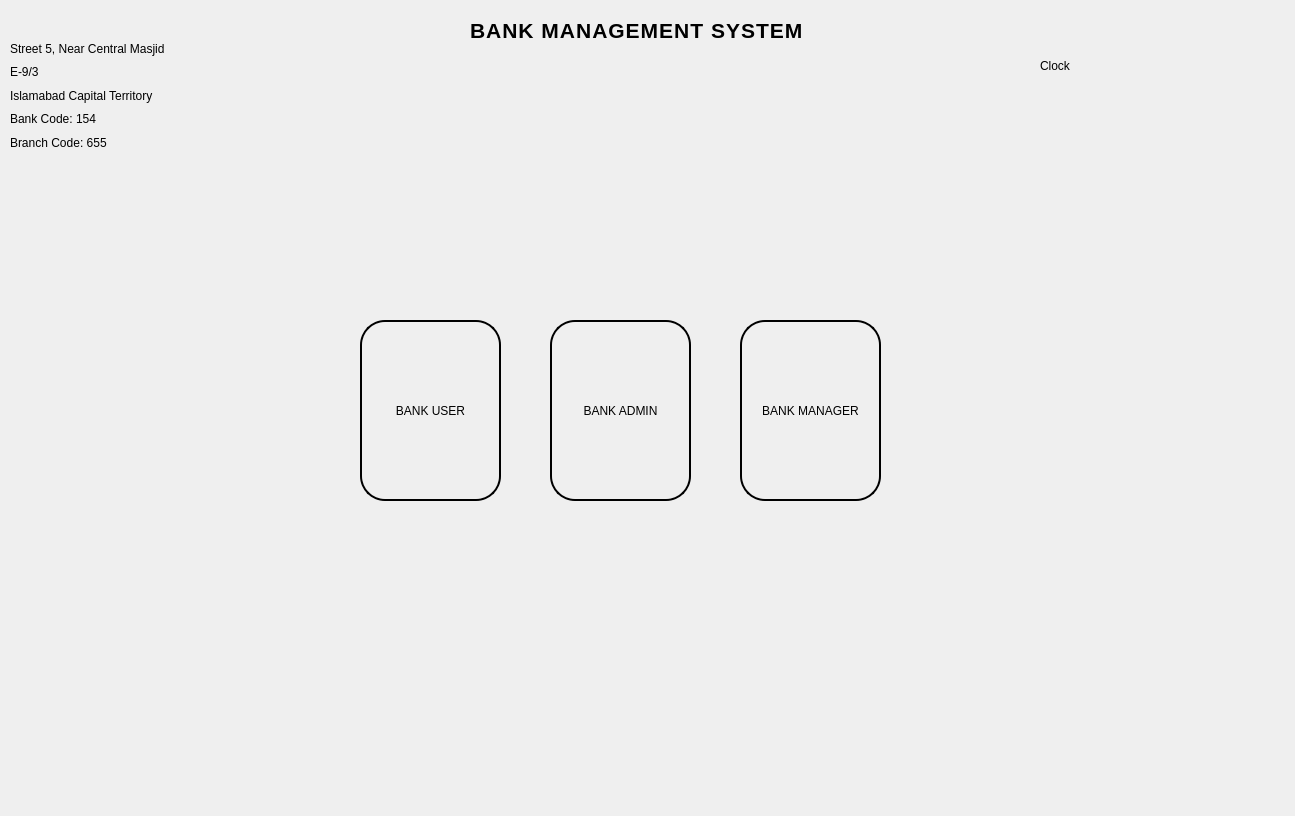
<?xml version="1.0" encoding="UTF-8"?>
<ui version="4.0">
 <class>StartDialoglogo</class>
 <widget class="QDialog" name="StartDialoglogo">
  <property name="geometry">
   <rect>
    <x>0</x>
    <y>0</y>
    <width>1295</width>
    <height>816</height>
   </rect>
  </property>
  <property name="windowTitle">
   <string>Dialog</string>
  </property>
  <widget class="QLabel" name="label_3">
   <property name="geometry">
    <rect>
     <x>470</x>
     <y>20</y>
     <width>371</width>
     <height>20</height>
    </rect>
   </property>
   <property name="styleSheet">
    <string notr="true">
color: rgb(0, 0, 0);
font-weight: bold;
font-size: 16pt;
font-family: &quot;Arial&quot;, sans-serif;
text-transform: uppercase;
letter-spacing: 1px;
</string>
   </property>
   <property name="text">
    <string>BANK MANAGEMENT SYSTEM</string>
   </property>
  </widget>
  <widget class="QWidget" name="widgetborder" native="true">
   <property name="geometry">
    <rect>
     <x>290</x>
     <y>180</y>
     <width>661</width>
     <height>451</height>
    </rect>
   </property>
   <property name="styleSheet">
    <string notr="true">#widgetborder{
border-image: url(:/images/border 1.png);
}
</string>
   </property>
   <widget class="QPushButton" name="UserLogin">
    <property name="geometry">
     <rect>
      <x>70</x>
      <y>140</y>
      <width>141</width>
      <height>181</height>
     </rect>
    </property>
    <property name="styleSheet">
     <string notr="true">#UserLogin{
border-radius: 25px;
background-color: transparent;
font: 700 bold 11pt &quot;Arial&quot;;
border: 2px solid black;
}


#UserLogin:hover{

background-color:rgb(85, 170, 255);
}

#UserLogin:pressed{
	background-color: rgb(0, 85, 255);

}</string>
    </property>
    <property name="text">
     <string>BANK USER</string>
    </property>
   </widget>
   <widget class="QPushButton" name="ManagerLogin">
    <property name="geometry">
     <rect>
      <x>260</x>
      <y>140</y>
      <width>141</width>
      <height>181</height>
     </rect>
    </property>
    <property name="styleSheet">
     <string notr="true">#ManagerLogin{
border-radius: 25px;
background-color: transparent;
font: 700 bold 11pt &quot;Arial&quot;;
border: 2px solid black;
}


#ManagerLogin:hover{

background-color:rgb(85, 170, 255);
}

#ManagerLogin:pressed{
	background-color: rgb(0, 85, 255);

}</string>
    </property>
    <property name="text">
     <string>BANK ADMIN</string>
    </property>
   </widget>
   <widget class="QPushButton" name="pushButtonManagerLogin">
    <property name="geometry">
     <rect>
      <x>450</x>
      <y>140</y>
      <width>141</width>
      <height>181</height>
     </rect>
    </property>
    <property name="styleSheet">
     <string notr="true">#pushButtonManagerLogin{
border-radius: 25px;
background-color: transparent;
font: 700 bold 11pt &quot;Arial&quot;;
border: 2px solid black;
}


#pushButtonManagerLogin:hover{

background-color:rgb(85, 170, 255);
}

#pushButtonManagerLogin:pressed{
	background-color: rgb(0, 85, 255);

}</string>
    </property>
    <property name="text">
     <string>BANK MANAGER</string>
    </property>
   </widget>
  </widget>
  <widget class="QWidget" name="widget" native="true">
   <property name="geometry">
    <rect>
     <x>0</x>
     <y>0</y>
     <width>221</width>
     <height>211</height>
    </rect>
   </property>
   <property name="styleSheet">
    <string notr="true">#widget{
	border-image: url(:/images/startdialog info border.png);
}
</string>
   </property>
   <widget class="QWidget" name="">
    <property name="geometry">
     <rect>
      <x>10</x>
      <y>40</y>
      <width>183</width>
      <height>111</height>
     </rect>
    </property>
    <layout class="QGridLayout" name="gridLayout">
     <item row="0" column="0">
      <widget class="QLabel" name="label_4">
       <property name="styleSheet">
        <string notr="true">font: 700 10pt &quot;Segoe UI&quot;;
color: rgb(0, 0, 0);</string>
       </property>
       <property name="text">
        <string>Street 5, Near Central Masjid </string>
       </property>
      </widget>
     </item>
     <item row="1" column="0">
      <widget class="QLabel" name="label_5">
       <property name="styleSheet">
        <string notr="true">font: 700 10pt &quot;Segoe UI&quot;;
color: rgb(0, 0, 0);</string>
       </property>
       <property name="text">
        <string>E-9/3 </string>
       </property>
      </widget>
     </item>
     <item row="2" column="0">
      <widget class="QLabel" name="label_6">
       <property name="styleSheet">
        <string notr="true">font: 700 10pt &quot;Segoe UI&quot;;
color: rgb(0, 0, 0);</string>
       </property>
       <property name="text">
        <string>Islamabad Capital Territory</string>
       </property>
      </widget>
     </item>
     <item row="3" column="0">
      <widget class="QLabel" name="label">
       <property name="styleSheet">
        <string notr="true">font: 700 10pt &quot;Segoe UI&quot;;
color: rgb(0, 0, 0);</string>
       </property>
       <property name="text">
        <string>Bank Code: 154</string>
       </property>
      </widget>
     </item>
     <item row="4" column="0">
      <widget class="QLabel" name="label_2">
       <property name="styleSheet">
        <string notr="true">font: 700 10pt &quot;Segoe UI&quot;;
color: rgb(0, 0, 0);</string>
       </property>
       <property name="text">
        <string>Branch Code: 655</string>
       </property>
      </widget>
     </item>
    </layout>
   </widget>
  </widget>
  <widget class="QLabel" name="DigitalClock">
   <property name="geometry">
    <rect>
     <x>1040</x>
     <y>20</y>
     <width>241</width>
     <height>91</height>
    </rect>
   </property>
   <property name="styleSheet">
    <string notr="true">font: 700 26pt &quot;Consolas&quot;;
border-color: rgb(0, 0, 0);</string>
   </property>
   <property name="text">
    <string>Clock</string>
   </property>
  </widget>
 </widget>
 <resources/>
 <connections/>
</ui>
